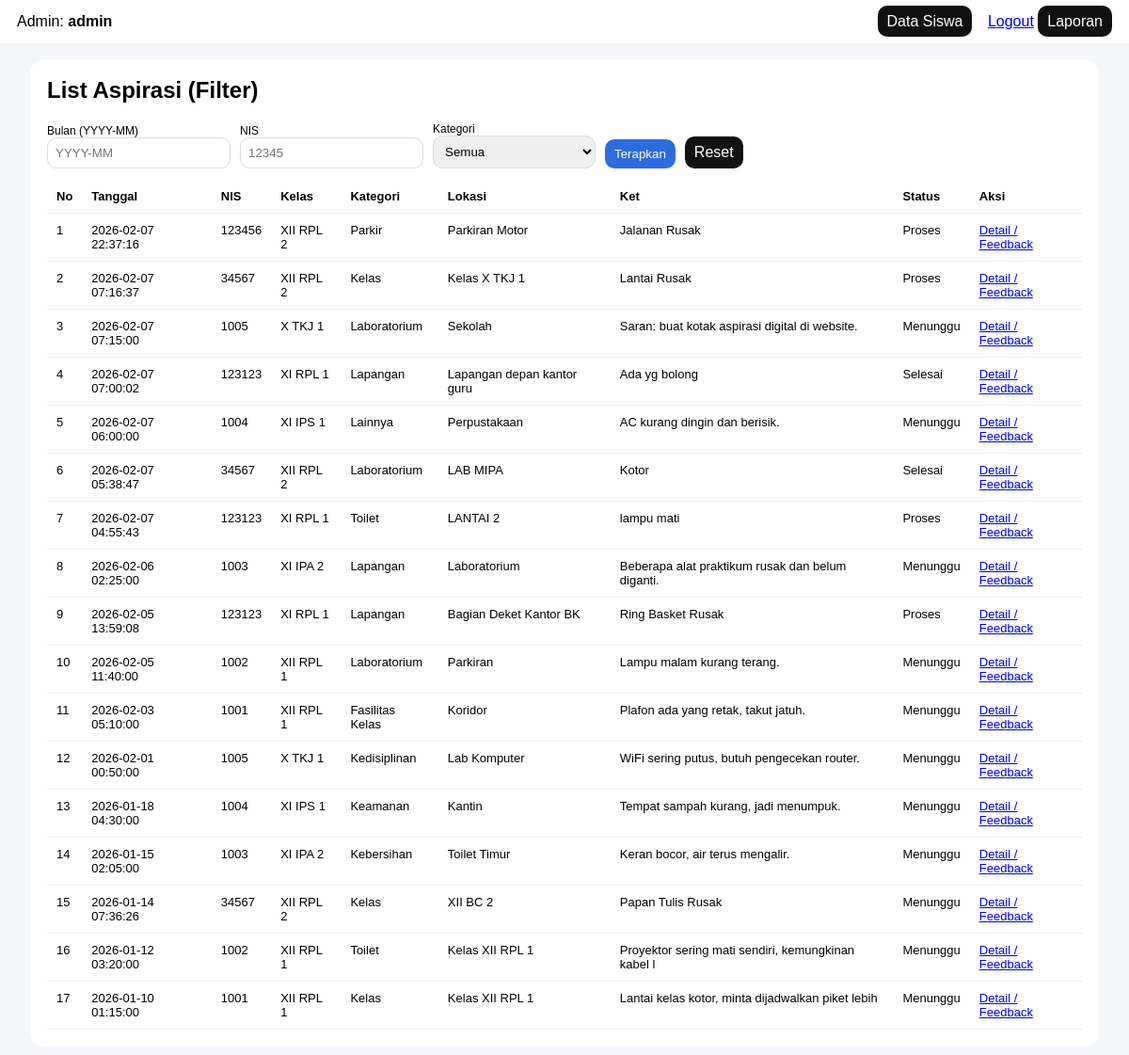
Page /pengaduan_sekolah_baru/admin_laporan.php (signed in) on the committed database.
### tables this page shows
CREATE TABLE `input_aspirasi` (
  `id_pelaporan` int(5) NOT NULL,
  `nis` int(10) NOT NULL,
  `id_kategori` int(5) NOT NULL,
  `lokasi` varchar(50) NOT NULL,
  `ket` varchar(50) NOT NULL,
  `created_at` timestamp NOT NULL DEFAULT current_timestamp()
);

CREATE TABLE `siswa` (
  `nis` int(10) NOT NULL,
  `nama` varchar(100) NOT NULL,
  `kelas` varchar(10) NOT NULL,
  `password_hash` varchar(255) NOT NULL,
  `created_at` datetime NOT NULL DEFAULT current_timestamp()
);

CREATE TABLE `kategori` (
  `id_kategori` int(5) NOT NULL,
  `ket_kategori` varchar(30) NOT NULL
);

### pengaduan_sekolah_baru/admin_laporan.php (the view, shortened to what this page needs)
<?php
require_once __DIR__ . "/../config/koneksi.php";
$bulan = trim($_GET['bulan'] ?? '');
$nis = trim($_GET['nis'] ?? '');
$where = "1=1";
$sql = "
  SELECT ia.id_pelaporan, ia.created_at, ia.nis, s.kelas, k.ket_kategori, ia.lokasi, ia.ket,
         COALESCE(a.status,'Menunggu') status
  FROM input_aspirasi ia
  JOIN siswa s ON s.nis=ia.nis
  JOIN kategori k ON k.id_kategori=ia.id_kategori
  LEFT JOIN aspirasi a ON a.id_pelaporan=ia.id_pelaporan
  WHERE $where
  ORDER BY ia.created_at DESC
";
$stmt = mysqli_prepare($conn, $sql);
mysqli_stmt_execute($stmt);
$res = mysqli_stmt_get_result($stmt);
?>
<!doctype html>
<html><head><meta charset="utf-8"><title>Admin</title>
</head>
<body>
  <div class="bar">
    <div>Admin: <b><?= htmlspecialchars($_SESSION['admin_user']) ?></b></div>
    <div>
      <a class="btn" href="admin_siswa.php">Data Siswa</a>
      <a href="logout.php" style="margin-left:12px">Logout</a>
      <a class="btn" href="admin_laporan.php">Laporan</a>
    </div>
  </div>
  <div class="card">
    <h2 style="margin-top:0">List Aspirasi (Filter)</h2>
    <form method="get" style="display:flex;gap:10px;flex-wrap:wrap;align-items:end">
      <div>
        <div style="font-size:12px">Bulan (YYYY-MM)</div>
        <input name="bulan" value="<?= htmlspecialchars($bulan) ?>" placeholder="YYYY-MM">
      </div>
      <div>
        <div style="font-size:12px">NIS</div>
        <input name="nis" value="<?= htmlspecialchars($nis) ?>" placeholder="12345">
      </div>
      <div>
        <div style="font-size:12px">Kategori</div>
        <select name="kategori">
          <option value="0">Semua</option>
        </select>
      </div>
      <button type="submit">Terapkan</button>
       <a class="btn" href="admin_aspirasi.php" style="text-align:center;display:inline-block">Reset</a>
    </form>
    <table style="margin-top:12px">
      <thead>
        <tr>
          <th>No</th>
          <th>Tanggal</th><th>NIS</th><th>Kelas</th><th>Kategori</th><th>Lokasi</th><th>Ket</th><th>Status</th><th>Aksi</th>
        </tr>
      </thead>
      <tbody>
        <?php $no = 1; ?>
        <?php while($r=mysqli_fetch_assoc($res)): ?>
        <tr>
          <td><?= $no++ ?></td>
          <td><?= htmlspecialchars($r['created_at']) ?></td>
          <td><?= (int)$r['nis'] ?></td>
          <td><?= htmlspecialchars($r['kelas']) ?></td>
          <td><?= htmlspecialchars($r['ket_kategori']) ?></td>
          <td><?= htmlspecialchars($r['lokasi']) ?></td>
          <td><?= htmlspecialchars($r['ket']) ?></td>
          <td><?= htmlspecialchars($r['status']) ?></td>
          <td><a href="admin_aspirasi_detail.php?id=<?= (int)$r['id_pelaporan'] ?>">Detail / Feedback</a></td>
        </tr>
        <?php endwhile; ?>
      </tbody>
    </table>
  </div>
</body></html>

### pengaduan_sekolah_baru/admin_laporan.php (style rules this page uses)
body { font-family:Arial;background:#f6f7fb;margin:0 }
.bar { background:#fff;padding:14px 18px;display:flex;justify-content:space-between;align-items:center }
.card { max-width:1100px;margin:18px auto;background:#fff;border-radius:14px;padding:18px }
table { width:100%;border-collapse:collapse }
th,td { padding:10px;border-bottom:1px solid #eee;text-align:left;font-size:13px;vertical-align:top }
input,select { padding:8px;border:1px solid #ddd;border-radius:10px }
button { padding:8px 10px;border:0;border-radius:10px;background:#2d6cdf;color:#fff;cursor:pointer }
a.btn { padding:8px 10px;border-radius:10px;background:#111;color:#fff;text-decoration:none }

### rows in the picture
input_aspirasi: created_at "2026-02-07 22:37:16", nis "123456", nis.kelas "XII RPL 2", id_kategori.ket_kategori "Parkir", lokasi "Parkiran Motor", ket "Jalanan Rusak", status "Proses"
input_aspirasi: created_at "2026-02-07 07:16:37", nis "34567", nis.kelas "XII RPL 2", id_kategori.ket_kategori "Kelas", lokasi "Kelas X TKJ 1", ket "Lantai Rusak", status "Proses"
input_aspirasi: created_at "2026-02-07 07:15:00", nis "1005", nis.kelas "X TKJ 1", id_kategori.ket_kategori "Laboratorium", lokasi "Sekolah", ket "Saran: buat kotak aspirasi digital di website.", status "Menunggu"
input_aspirasi: created_at "2026-02-07 07:00:02", nis "123123", nis.kelas "XI RPL 1", id_kategori.ket_kategori "Lapangan", lokasi "Lapangan depan kantor guru", ket "Ada yg bolong", status "Selesai"
input_aspirasi: created_at "2026-02-07 06:00:00", nis "1004", nis.kelas "XI IPS 1", id_kategori.ket_kategori "Lainnya", lokasi "Perpustakaan", ket "AC kurang dingin dan berisik.", status "Menunggu"
input_aspirasi: created_at "2026-02-07 05:38:47", nis "34567", nis.kelas "XII RPL 2", id_kategori.ket_kategori "Laboratorium", lokasi "LAB MIPA", ket "Kotor", status "Selesai"
input_aspirasi: created_at "2026-02-07 04:55:43", nis "123123", nis.kelas "XI RPL 1", id_kategori.ket_kategori "Toilet", lokasi "LANTAI 2", ket "lampu mati", status "Proses"
input_aspirasi: created_at "2026-02-06 02:25:00", nis "1003", nis.kelas "XI IPA 2", id_kategori.ket_kategori "Lapangan", lokasi "Laboratorium", ket "Beberapa alat praktikum rusak dan belum diganti.", status "Menunggu"
input_aspirasi: created_at "2026-02-05 13:59:08", nis "123123", nis.kelas "XI RPL 1", id_kategori.ket_kategori "Lapangan", lokasi "Bagian Deket Kantor BK", ket "Ring Basket Rusak", status "Proses"
input_aspirasi: created_at "2026-02-05 11:40:00", nis "1002", nis.kelas "XII RPL 1", id_kategori.ket_kategori "Laboratorium", lokasi "Parkiran", ket "Lampu malam kurang terang.", status "Menunggu"
input_aspirasi: created_at "2026-02-03 05:10:00", nis "1001", nis.kelas "XII RPL 1", id_kategori.ket_kategori "Fasilitas Kelas", lokasi "Koridor", ket "Plafon ada yang retak, takut jatuh.", status "Menunggu"
input_aspirasi: created_at "2026-02-01 00:50:00", nis "1005", nis.kelas "X TKJ 1", id_kategori.ket_kategori "Kedisiplinan", lokasi "Lab Komputer", ket "WiFi sering putus, butuh pengecekan router.", status "Menunggu"
input_aspirasi: created_at "2026-01-18 04:30:00", nis "1004", nis.kelas "XI IPS 1", id_kategori.ket_kategori "Keamanan", lokasi "Kantin", ket "Tempat sampah kurang, jadi menumpuk.", status "Menunggu"
input_aspirasi: created_at "2026-01-15 02:05:00", nis "1003", nis.kelas "XI IPA 2", id_kategori.ket_kategori "Kebersihan", lokasi "Toilet Timur", ket "Keran bocor, air terus mengalir.", status "Menunggu"
input_aspirasi: created_at "2026-01-14 07:36:26", nis "34567", nis.kelas "XII RPL 2", id_kategori.ket_kategori "Kelas", lokasi "XII BC 2", ket "Papan Tulis Rusak", status "Menunggu"
input_aspirasi: created_at "2026-01-12 03:20:00", nis "1002", nis.kelas "XII RPL 1", id_kategori.ket_kategori "Toilet", lokasi "Kelas XII RPL 1", ket "Proyektor sering mati sendiri, kemungkinan kabel l", status "Menunggu"
input_aspirasi: created_at "2026-01-10 01:15:00", nis "1001", nis.kelas "XII RPL 1", id_kategori.ket_kategori "Kelas", lokasi "Kelas XII RPL 1", ket "Lantai kelas kotor, minta dijadwalkan piket lebih", status "Menunggu"

### other values in the picture
$_SESSION['admin_user'] "admin"
